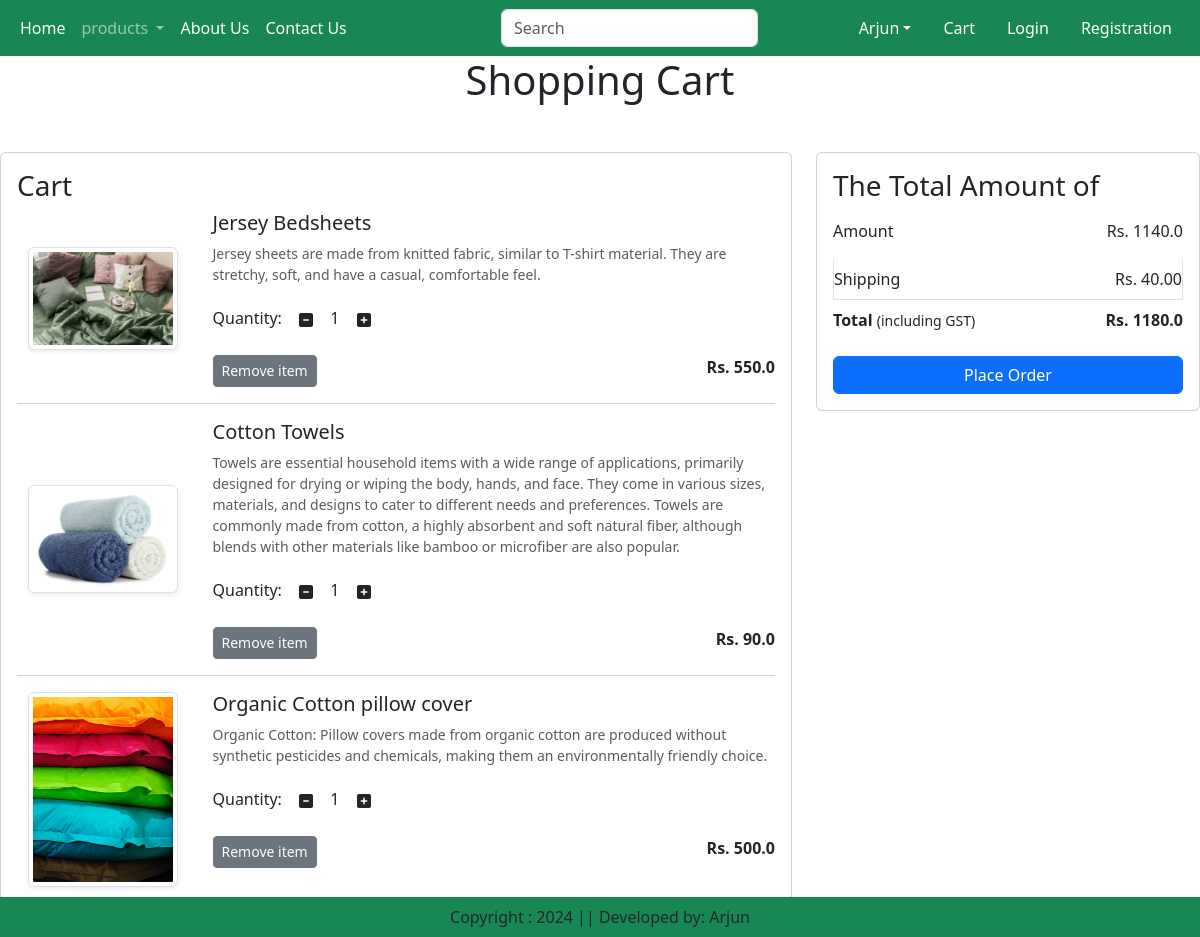
The app's page /cart/ (signed in) with its own data.
### app/models.py (models this page shows, shortened)
class Cart(models.Model):
    user = models.ForeignKey(User, on_delete=models.CASCADE)
    product = models.ForeignKey(Product, on_delete=models.CASCADE)
    quantity = models.PositiveIntegerField(default=1)

class Product(models.Model):
    title = models.CharField(max_length=100)
    selling_price = models.FloatField()
    discounted_price = models.FloatField()
    description = models.TextField()
    composition = models.TextField(default="")
    prodapp = models.TextField(default="")
    category = models.CharField(choices=CATEGORY_CHOICES, max_length=2)
    product_image = models.ImageField(upload_to='product')

### app/views.py (the view)
# urls.py: path('cart/', views.show_cart, name='showcart'),
def show_cart(request):
    user = request.user
    cart = Cart.objects.filter(user=user)
    amount = 0
    for p in cart:
        value = p.quantity * p.product.discounted_price
        amount += value
    totalamount = amount + 40
    return render(request, 'app/addtocart.html', locals())

### app/templates/app/addtocart.html (shortened to what this page needs)
{% extends 'app/base.html' %}
{% load static %}
{% block main-content %}
  <div class="row">
    {% if cart %}
      <h1 class="text-center mb-5">Shopping Cart</h1>
      <div class="col-sm-8">
        <div class="card">
          <div class="card-body">
            <h3>Cart</h3>
            {% for item in cart %}
              <div class="row">
                <div class="col-sm-3 text-center align-self-center">
                  <img src="{{ item.product.product_image.url }}" alt="" class="img-fluid img-thumbnail shadow-sm" height="150" width="150">
                </div>
                <div class="col-sm-9">
                  <div>
                    <h5>{{ item.product.title }}</h5>
                    <p class="mb-2 text-muted small">{{ item.product.description }}</p>
                    <div class="my-3">
                      <label for="quantity">Quantity:</label>
                      <a class="minus-cart btn" pid="{{ item.product.id }}"><i class="fas fa-minus-square fa-1g"></i></a>
                      <span id="quantity">{{ item.quantity }}</span>
                      <a class="plus-cart btn" pid="{{ item.product.id }}"><i class="fas fa-plus-square fa-g"></i></a>
                    </div>
                    <div class="d-flex justify-content-between">
                      <a href="#" class="remove-cart btn btn-sm btn-secondary mr-3" pid="{{ item.product.id }}">Remove item</a>
                      <p class="mb-2"><span><strong>Rs. {{ item.product.discounted_price }}</strong></span></p>
                    </div>
                  </div>
                </div>
              </div>
              <hr class="text-muted">
            {% endfor %}
          </div>
        </div>
      </div>
      <div class="col-sm-4">
        <div class="card">
          <div class="card-body">
            <h3>The Total Amount of</h3>
            <ul class="list-group">
              <li class="list-group-item d-flex justify-content-between align-items-center border-0 px-0 pb-3">
                Amount<span id="amount">Rs. {{ amount }}</span>
              </li>
              <li class="list-group-item d-flex justify-content-between align-items-center px-0">
                Shipping<span>Rs. 40.00</span>
              </li>
              <li class="list-group-item d-flex justify-content-between align-items-center border-0 px-0 mb-3">
                <div>
                  <strong>Total</strong> <small>(including GST)</small>
                </div>
                <span id="totalamount"><strong>Rs. {{ totalamount }}</strong></span>
              </li>
            </ul>
            <div class="d-grid">
              <a href="{% url 'checkout' %}" class="btn btn-primary">Place Order</a>
            </div>
          </div>
        </div>
      </div>
    {% else %}
      <h1 class="text-center mb-5">Cart is Empty</h1>
    {% endif %}
  </div>
{% endblock main-content %}

### app/templates/app/base.html (shortened to what this page needs)
<!DOCTYPE html>
{% load static %}
<html lang="en">
<head>
    <link href="https://cdn.jsdelivr.net/npm/bootstrap@5.3.3/dist/css/bootstrap.min.css" rel="stylesheet"
>
    <link rel="stylesheet" href="{% static 'app/css/owl.carousel.min.css' %}" />
    <link rel="stylesheet" href="{% static 'app/css/all.min.css' %}" />
    <link rel="stylesheet" href="{% static 'app/css/style.css' %}" />
</head>
<body>
    <nav class="navbar navbar-expand-lg navbar-dark bg-success">
        <div class="container-fluid">
            <div class="collapse navbar-collapse" id="navbarNav">
                <ul class="navbar-nav">
                    <li class="nav-item">
                        <a class="nav-link active" aria-current="page" href="{% url 'home' %}">Home</a>
                    </li>
                    <li class="nav-item dropdown">
                        <a class="nav-link dropdown-toggle" href="#" role="button" data-bs-toggle="dropdown" aria-expanded="false">
                            products
                        </a>
                    </li>
                    <li class="nav-item">
                        <a class="nav-link text-white" href="{% url "about"  %}">About Us</a>
                    </li>
                    <li class="nav-item">
                        <a class="nav-link text-white" href="{% url "contact"  %}">Contact Us</a>
                    </li>
                </ul>
            </div>
            <form class="d-flex" role="search">
                <input class="form-control me-2" type="search" placeholder="Search" aria-label="Search">
                <button class="btn btn-outline-success" type="submit">Search</button>
              </form>
            <ul class="navbar-nav me-auto mb-2 mb-lg-0">
                <li class="nav-item dropdown mx-2">
                    <a class="nav-link dropdown-toggle text-white" href="#"
                    id="profileDropdown" role="button" data-bs-toggle="dropdown"
                    aria-expanded="false">Arjun</a>
                </li>
                <li class="nav-item mx-2">
                    <a href="{% url "showcart" %}" class="nav-link text-white">Cart </a>
                </li>
                <li class="nav-item mx-2">
                    <a href="{% url "login" %}" class="nav-link text-white">Login</a>
                </li>
                <li class="nav-item mx-2">
                    <a href="{% url "customerregistration" %}" class="nav-link text-white">Registration</a>
                </li>
            </ul>
        </div>
    </nav>
    {% block main-content %}{% endblock main-content %}
    <footer class="container-fluid fixed-bottom bg-success text-center p-2 mt-5">
        Copyright : 2024 || Developed by: Arjun
    </footer>
</body>
</html>

### records on screen
Cart: product.product_image (picture), product "Jersey Bedsheets", product.description "Jersey sheets are made from knitted fabric, similar to T-shirt material. They are stretchy, soft, and have a casual, comfortable feel.", quantity "1", product.discounted_price "550.0"
Cart: product.product_image (picture), product "Cotton Towels", product.description "Towels are essential household items with a wide range of applications, primarily designed for drying or wiping the body, hands, and face. They come in various sizes, materials, and designs to cater to different needs and preferences. Towels are commonly made from cotton, a highly absorbent and soft natural fiber, although blends with other materials like bamboo or microfiber are also popular.", quantity "1", product.discounted_price "90.0"
Cart: product.product_image (picture), product "Organic Cotton pillow cover", product.description "Organic Cotton: Pillow covers made from organic cotton are produced without synthetic pesticides and chemicals, making them an environmentally friendly choice.", quantity "1", product.discounted_price "500.0"

### other values on screen
{{ amount }} "1140.0"
{{ totalamount }} "1180.0"
